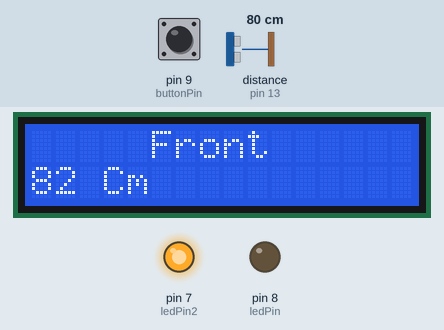
Recording of a sketch running on a simulated Arduino Uno, built with avr-gcc and run on an emulated ATmega328P. On the bench: 16×2 character LCD, output pins drawn as LEDs (lit = HIGH). Wiring (inferred from the names in the program): ultrasonic range finder: trigger pin 10; echo pin 13. Inputs (shaded band) come from the test bench; at power-on: distance to the obstacle (sensor on pin 13) 80 cm, pin 9 (buttonPin) LOW. The echo pulse lasts 58.3 µs per cm; pins used as bus, display or sensor lines are not drawn.

Above: at 4.2 s.
4.3 s: distance to the obstacle (sensor on pin 13) set to 120 cm
At 4.5 s:
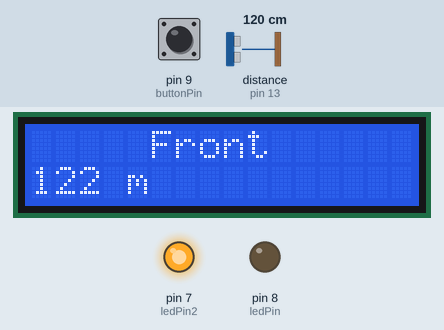
6.0 s: pin 9 (buttonPin) pulled HIGH for 0.35 s
At 6.4 s:
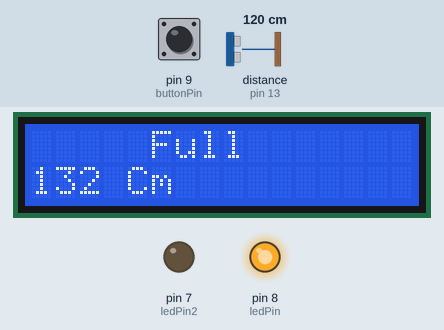
8.0 s: distance to the obstacle (sensor on pin 13) set to 2 cm
At 9.2 s:
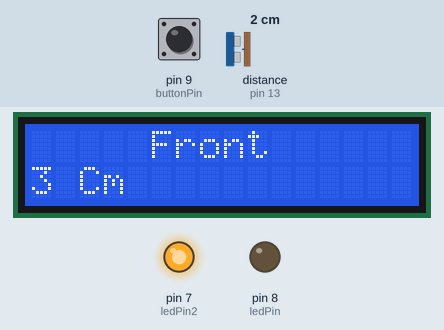
9.7 s: pin 9 (buttonPin) pulled HIGH for 1 s
At 9.94 s:
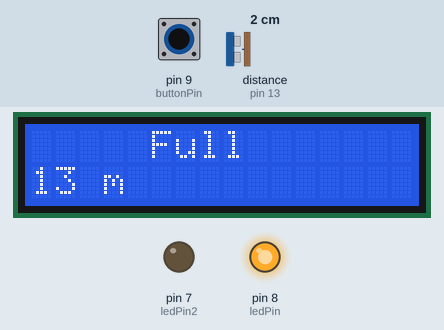
12.2 s: distance to the obstacle (sensor on pin 13) set to 250 cm
At 12.5 s:
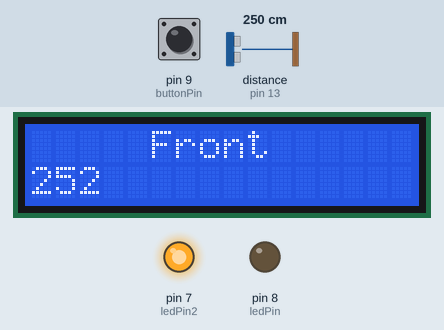
Timing chart, 0 to 15.0 s (numbered marks = the images above; inputs shaded):
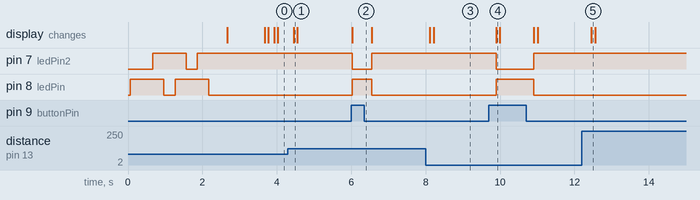

The sketch:

TestSketch.ino
```cpp
#include <LiquidCrystal.h>


long time = 0;
int reading;
int previous = LOW;
int state = HIGH;
int buttonPin = 9; ///Включваш към дигитален пин 9 ( Бутон за избиране на размера)
int ledPin = 8;     //Светодиод към дигитален пин 8
int ledPin2 = 7;    //Светодиод към дигитален пин 7
int pingPin = 10;    //Включваш към дигитален пин 10 (triger)(Ultrasonic Sensor)
int inPin = 13;       //Включваш към дигитален пин 13 (echo)(Ultrasonic Sensor)
long microseconds;
long CM;
long cm;
char* topRow[]= {"Welcome to... ","Full","Front","Size and angle "} ;

LiquidCrystal lcd(12, 11, 5, 4, 3, 2);

void setup () {
  pinMode (buttonPin ,INPUT);
  pinMode (ledPin ,OUTPUT);
  pinMode (ledPin2 ,OUTPUT);

  lcd.begin (16,2);
  lcd.setCursor (2,0);
  lcd.print (topRow[0]);
  lcd.setCursor (0,1);
  lcd.print (topRow[3]);
  digitalWrite (ledPin ,HIGH); //Включи Led1
  delay (300);
  digitalWrite (ledPin2,LOW); // Изключи Led2
  delay (300);
  digitalWrite (ledPin2,HIGH);
  delay (300);
  digitalWrite (ledPin,LOW);
  delay (300);
  digitalWrite (ledPin ,HIGH); //Включи Led1
  delay (300);
  digitalWrite (ledPin2,LOW); // Изключи Led2
  delay (300);
  digitalWrite (ledPin2,HIGH);
  delay (300);
  digitalWrite (ledPin,LOW);
  delay (500);
  lcd.clear();
}


long microsecondsToCentimeters(long microseconds)

{

  return microseconds / 29 / 2;


}


void loop () {

  long duration, inches;     /*Цикъла служи за задействане на сензорите и
                                   смятане на разстоянието*/

digitalWrite(pingPin, LOW);
delayMicroseconds(2);
digitalWrite(pingPin, HIGH);
delayMicroseconds(10);
digitalWrite(pingPin, LOW);
delayMicroseconds(2);
pinMode(pingPin, OUTPUT);
pinMode(inPin, INPUT);
duration = pulseIn(inPin, HIGH);
cm = microsecondsToCentimeters(duration);


  reading = digitalRead (buttonPin);


  if (reading == HIGH){

lcd.setCursor (5,0);  //Избира позицията от която да се изпише string-a
     lcd.print (topRow[1]); //Избира самия string
     lcd.print ("       "); //Празни символи за да се избегне мигането с lcd.clear
 digitalWrite (ledPin ,HIGH); //Включи Led1
 digitalWrite (ledPin2,LOW); // Изключи Led2


  CM = (cm+2)+10; //Когато бутона е натиснат добавя размера на устройството (10cm)
                   //,като по този начин размера е от гърба на уреда.

}


 else  {

    lcd.setCursor (5,0); //Избира се позицията от която да изпише string-a
  lcd.print (topRow[2]) ; //Избира се необходимия String
  lcd.print ("           "); //Празни символи за да няма примигване на екрана с lcd.clear
  digitalWrite (ledPin2 ,HIGH); //Включи Led2
  digitalWrite (ledPin ,LOW); // Изключи Led1


    CM = (cm + 2);   //Добавя 2 Cm като това е,
                     // челния размер с корекцията за точност

}
  lcd.setCursor (0,1);
  lcd.print (CM);
  lcd. print (" ");
 delay(100);
  lcd.print ("Cm");
  lcd.print ("         ");

  /*Няколко празни символа за да трият резултата от
                      предишното измерване и да не остават паразитни cm -та*/

delay (150) ;

 } //Закъснение докато цялата програма се повтори.
```

Measured:
- after the input at 4.3 s, the display: changes after 0.15 s (image 1)
- after the input at 6.0 s, pin 7 (ledPin2): HIGH → LOW at once, → HIGH 0.52 s later; pin 8 (ledPin): LOW → HIGH at once, → LOW 0.52 s later; the display: changes at once (image 2)
- after the input at 8.0 s, the display: first changes after 0.11 s (image 3 shows a later state)
- after the input at 9.7 s, pin 7 (ledPin2): HIGH → LOW after 0.19 s, → HIGH 1.0 s later; pin 8 (ledPin): LOW → HIGH after 0.19 s, → LOW 1.0 s later; the display: changes after 0.20 s (image 4)
- after the input at 12.2 s, the display: changes after 0.26 s (image 5)
